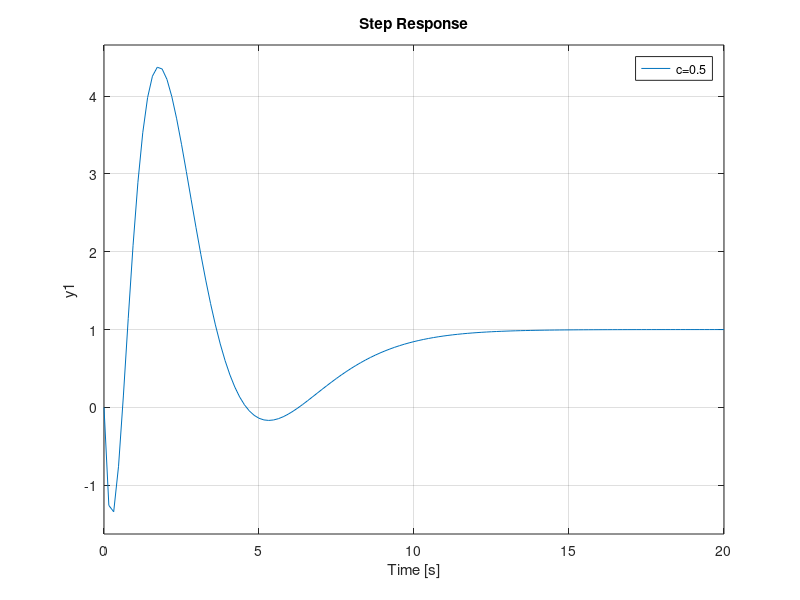
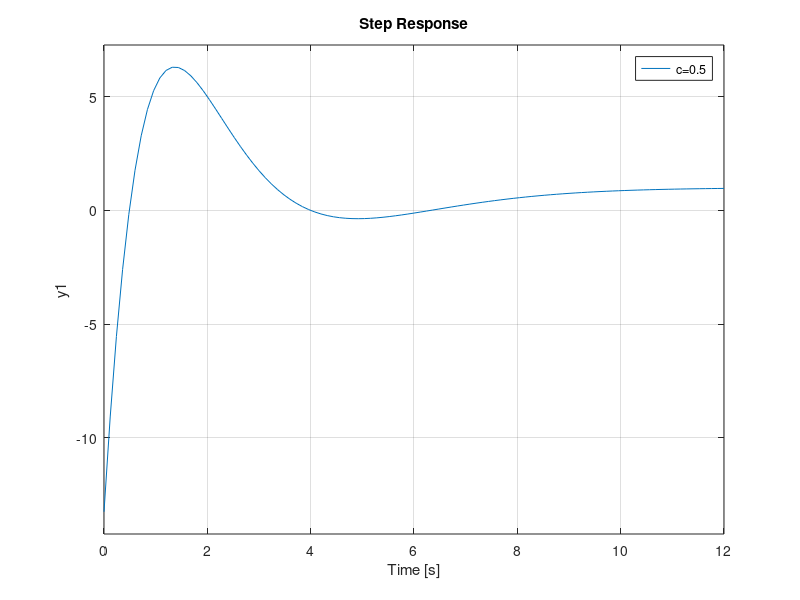
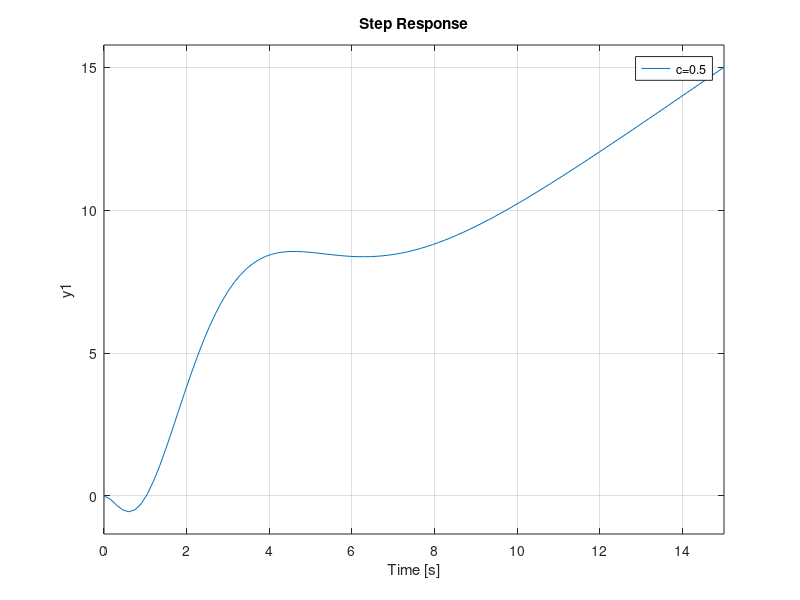
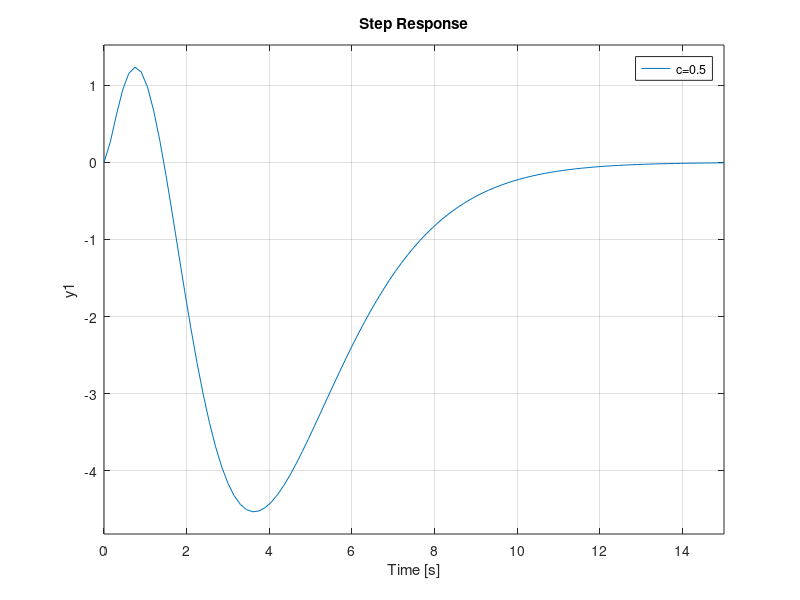

Source code (MATLAB) for these figures, in order:
clc;
clear;
close all;

s = tf('s');
G = (s-2) / ((s-1)*(s+2));
N = (s-2) / (s+1)^2;
M = (s-1)*(s+2) / (s+1)^2;
X = -2.5/(s + 1.0) - 2.75;
Y = 3.75/(s + 1.0) + 1.0;

figure(1);
hold on;
figure(2);
hold on;
figure(3);
hold on;
figure(4);
hold on;

c = [0.5, 1, 2];
Legend = cell(length(c), 1);
for i = 1:length(c)
    % design for type-2 servo control system
    % we need two integrator in K
	b = -19*c(i) / 8;  
    a = -(32.5*c(i)+19) / 8; 
    Q = (a*s+b) / (s+c(i)); 
	K = (X+M*Q) / (Y-N*Q);
%     Kred = reduce(K, 3);  % pole zero cancellation in K
%     Kr = tf(Kred);
	figure(1);
	step(feedback(K*G, 1), 20); % step response
	figure(2);
	step(feedback(K, G), 12);   % control signal for step command
    figure(3);
	step(feedback(K*G, 1)/s, 15);   % ramp response
    figure(4);
    step(feedback(1, K*G)/s, 15);   % error for ramp command
    Legend{i} = ['c=', num2str(c(i))];
end

figure(1);
grid on;
legend(Legend);
figure(2);
grid on;
legend(Legend);
figure(3);
grid on;
legend(Legend);
figure(4);
grid on;
legend(Legend);

% increase in C -> increase in the initial value of the control signal ->
% saturation + integral term in the controller -> integral windup